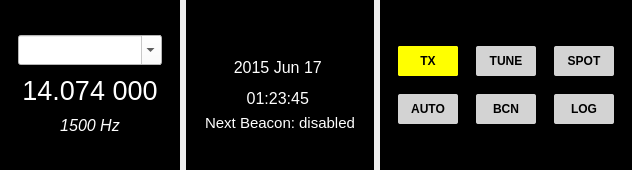
      <widget class="QWidget" name="logHorizontalWidget" native="true">
       <property name="sizePolicy">
        <sizepolicy hsizetype="Preferred" vsizetype="MinimumExpanding">
         <horstretch>0</horstretch>
         <verstretch>0</verstretch>
        </sizepolicy>
       </property>
       <property name="minimumSize">
        <size>
         <width>0</width>
         <height>125</height>
        </size>
       </property>
       <property name="maximumSize">
        <size>
         <width>16777215</width>
         <height>16777215</height>
        </size>
       </property>
       <layout class="QHBoxLayout" name="horizontalLayout_16">
        <property name="spacing">
         <number>0</number>
        </property>
        <property name="leftMargin">
         <number>0</number>
        </property>
        <property name="topMargin">
         <number>0</number>
        </property>
        <property name="rightMargin">
         <number>0</number>
        </property>
        <property name="bottomMargin">
         <number>0</number>
        </property>
        <item>
         <widget class="QFrame" name="logWidget">
          <property name="sizePolicy">
           <sizepolicy hsizetype="Expanding" vsizetype="Minimum">
            <horstretch>0</horstretch>
            <verstretch>0</verstretch>
           </sizepolicy>
          </property>
          <property name="minimumSize">
           <size>
            <width>0</width>
            <height>125</height>
           </size>
          </property>
          <property name="maximumSize">
           <size>
            <width>16777215</width>
            <height>16777215</height>
           </size>
          </property>
          <property name="frameShape">
           <enum>QFrame::NoFrame</enum>
          </property>
          <property name="frameShadow">
           <enum>QFrame::Plain</enum>
          </property>
          <layout class="QHBoxLayout" name="horizontalLayout_17">
           <property name="spacing">
            <number>6</number>
           </property>
           <property name="leftMargin">
            <number>0</number>
           </property>
           <property name="topMargin">
            <number>0</number>
           </property>
           <property name="rightMargin">
            <number>0</number>
           </property>
           <property name="bottomMargin">
            <number>0</number>
           </property>
           <item>
            <widget class="QFrame" name="frame">
             <property name="sizePolicy">
              <sizepolicy hsizetype="Minimum" vsizetype="MinimumExpanding">
               <horstretch>0</horstretch>
               <verstretch>0</verstretch>
              </sizepolicy>
             </property>
             <property name="autoFillBackground">
              <bool>false</bool>
             </property>
             <property name="styleSheet">
              <string notr="true">color:white; background-color:rgb(0,0,0);</string>
             </property>
             <property name="frameShape">
              <enum>QFrame::NoFrame</enum>
             </property>
             <property name="frameShadow">
              <enum>QFrame::Sunken</enum>
             </property>
             <layout class="QVBoxLayout" name="verticalLayout_12">
              <property name="spacing">
               <number>6</number>
              </property>
              <property name="leftMargin">
               <number>18</number>
              </property>
              <property name="topMargin">
               <number>6</number>
              </property>
              <property name="rightMargin">
               <number>18</number>
              </property>
              <property name="bottomMargin">
               <number>6</number>
              </property>
              <item>
               <spacer name="verticalSpacer_6">
                <property name="orientation">
                 <enum>Qt::Vertical</enum>
                </property>
                <property name="sizeHint" stdset="0">
                 <size>
                  <width>20</width>
                  <height>10</height>
                 </size>
                </property>
               </spacer>
              </item>
              <item>
               <widget class="QComboBox" name="bandComboBox">
                <property name="minimumSize">
                 <size>
                  <width>75</width>
                  <height>30</height>
                 </size>
                </property>
                <property name="visible">
                 <bool>true</bool>
                </property>
                <property name="toolTip">
                 <string>&lt;html&gt;&lt;head/&gt;&lt;body&gt;&lt;p&gt;Select operating band or enter frequency in MHz or enter kHz increment followed by k.&lt;/p&gt;&lt;/body&gt;&lt;/html&gt;</string>
                </property>
                <property name="styleSheet">
                 <string notr="true">background-color:white;
color:black;</string>
                </property>
                <property name="editable">
                 <bool>true</bool>
                </property>
                <property name="insertPolicy">
                 <enum>QComboBox::NoInsert</enum>
                </property>
                <property name="sizeAdjustPolicy">
                 <enum>QComboBox::AdjustToMinimumContentsLength</enum>
                </property>
               </widget>
              </item>
              <item>
               <widget class="QPushButton" name="labDialFreq">
                <property name="styleSheet">
                 <string notr="true">QPushButton {
 font-family: MS Shell Dlg 2;
 font-size: 20pt;
  color : white;
  background-color : black;
}
QPushButton[oob=&quot;true&quot;] {
 color : #EEEEEE;
 font-style: italic;
}
</string>
                </property>
                <property name="text">
                 <string>14.074 000</string>
                </property>
                <property name="flat">
                 <bool>true</bool>
                </property>
               </widget>
              </item>
              <item>
               <widget class="QLabel" name="labDialFreqOffset">
                <property name="sizePolicy">
                 <sizepolicy hsizetype="Minimum" vsizetype="Fixed">
                  <horstretch>0</horstretch>
                  <verstretch>0</verstretch>
                 </sizepolicy>
                </property>
                <property name="toolTip">
                 <string>Current frequency offset</string>
                </property>
                <property name="styleSheet">
                 <string notr="true">QLabel {
  font-family: MS Shell Dlg 2;
  font-size: 12pt;
  font-style: italic;
  color : white;
  background-color : black;
}
</string>
                </property>
                <property name="text">
                 <string>1500 Hz</string>
                </property>
                <property name="alignment">
                 <set>Qt::AlignCenter</set>
                </property>
                <property name="margin">
                 <number>0</number>
                </property>
               </widget>
              </item>
              <item>
               <spacer name="verticalSpacer_5">
                <property name="orientation">
                 <enum>Qt::Vertical</enum>
                </property>
                <property name="sizeHint" stdset="0">
                 <size>
                  <width>20</width>
                  <height>10</height>
                 </size>
                </property>
               </spacer>
              </item>
             </layout>
            </widget>
           </item>
           <item>
            <widget class="QFrame" name="frame_6">
             <property name="styleSheet">
              <string notr="true">background-color : black;
o</string>
             </property>
             <property name="frameShape">
              <enum>QFrame::StyledPanel</enum>
             </property>
             <property name="frameShadow">
              <enum>QFrame::Plain</enum>
             </property>
             <property name="lineWidth">
              <number>0</number>
             </property>
             <layout class="QVBoxLayout" name="verticalLayout_15">
              <property name="spacing">
               <number>6</number>
              </property>
              <property name="leftMargin">
               <number>18</number>
              </property>
              <property name="topMargin">
               <number>6</number>
              </property>
              <property name="rightMargin">
               <number>18</number>
              </property>
              <property name="bottomMargin">
               <number>6</number>
              </property>
              <item>
               <spacer name="verticalSpacer_4">
                <property name="orientation">
                 <enum>Qt::Vertical</enum>
                </property>
                <property name="sizeHint" stdset="0">
                 <size>
                  <width>20</width>
                  <height>20</height>
                 </size>
                </property>
               </spacer>
              </item>
              <item>
               <widget class="QLabel" name="labCallsign">
                <property name="styleSheet">
                 <string notr="true">QLabel { color:white; }
</string>
                </property>
                <property name="text">
                 <string/>
                </property>
                <property name="alignment">
                 <set>Qt::AlignCenter</set>
                </property>
               </widget>
              </item>
              <item>
               <widget class="QLabel" name="labUTC">
                <property name="sizePolicy">
                 <sizepolicy hsizetype="Expanding" vsizetype="MinimumExpanding">
                  <horstretch>0</horstretch>
                  <verstretch>0</verstretch>
                 </sizepolicy>
                </property>
                <property name="font">
                 <font>
                  <family>MS Shell Dlg 2</family>
                  <pointsize>14</pointsize>
                 </font>
                </property>
                <property name="styleSheet">
                 <string notr="true">QLabel {
font-family: MS Shell Dlg 2;
font-size: 14pt;
line-height:12pt;
color : white;
}</string>
                </property>
                <property name="frameShape">
                 <enum>QFrame::NoFrame</enum>
                </property>
                <property name="frameShadow">
                 <enum>QFrame::Plain</enum>
                </property>
                <property name="lineWidth">
                 <number>2</number>
                </property>
                <property name="midLineWidth">
                 <number>0</number>
                </property>
                <property name="text">
                 <string>&lt;html&gt;&lt;head/&gt;&lt;body&gt;&lt;p align=&quot;center&quot;&gt;&lt;span style=&quot; font-size:12pt;&quot;&gt;2015 Jun 17 &lt;/span&gt;&lt;/p&gt;&lt;p align=&quot;center&quot;&gt;&lt;span style=&quot; font-size:12pt;&quot;&gt;01:23:45 &lt;/span&gt;&lt;/p&gt;&lt;/body&gt;&lt;/html&gt;</string>
                </property>
                <property name="alignment">
                 <set>Qt::AlignCenter</set>
                </property>
                <property name="margin">
                 <number>5</number>
                </property>
               </widget>
              </item>
              <item>
               <widget class="QLabel" name="labBeacon">
                <property name="styleSheet">
                 <string notr="true">QLabel {
font-family: MS Shell Dlg 2;
font-size: 11pt;
color : white;
}</string>
                </property>
                <property name="text">
                 <string>Next Beacon: disabled</string>
                </property>
                <property name="textFormat">
                 <enum>Qt::RichText</enum>
                </property>
                <property name="alignment">
                 <set>Qt::AlignCenter</set>
                </property>
                <property name="margin">
                 <number>5</number>
                </property>
               </widget>
              </item>
              <item>
               <spacer name="verticalSpacer">
                <property name="orientation">
                 <enum>Qt::Vertical</enum>
                </property>
                <property name="sizeHint" stdset="0">
                 <size>
                  <width>20</width>
                  <height>20</height>
                 </size>
                </property>
               </spacer>
              </item>
             </layout>
            </widget>
           </item>
           <item>
            <widget class="QFrame" name="frame_2">
             <property name="sizePolicy">
              <sizepolicy hsizetype="Minimum" vsizetype="Minimum">
               <horstretch>0</horstretch>
               <verstretch>0</verstretch>
              </sizepolicy>
             </property>
             <property name="styleSheet">
              <string notr="true">color:white; background-color:rgb(0,0,0);</string>
             </property>
             <property name="frameShape">
              <enum>QFrame::NoFrame</enum>
             </property>
             <property name="frameShadow">
              <enum>QFrame::Plain</enum>
             </property>
             <layout class="QGridLayout" name="gridLayout_8">
              <property name="leftMargin">
               <number>18</number>
              </property>
              <property name="topMargin">
               <number>6</number>
              </property>
              <property name="rightMargin">
               <number>18</number>
              </property>
              <property name="bottomMargin">
               <number>6</number>
              </property>
              <property name="spacing">
               <number>18</number>
              </property>
              <item row="3" column="1">
               <spacer name="verticalSpacer_8">
                <property name="orientation">
                 <enum>Qt::Vertical</enum>
                </property>
                <property name="sizeHint" stdset="0">
                 <size>
                  <width>20</width>
                  <height>40</height>
                 </size>
                </property>
               </spacer>
              </item>
              <item row="1" column="0">
               <widget class="QWidget" name="monitorContainer" native="true">
                <property name="minimumSize">
                 <size>
                  <width>60</width>
                  <height>30</height>
                 </size>
                </property>
                <property name="maximumSize">
                 <size>
                  <width>60</width>
                  <height>30</height>
                 </size>
                </property>
                <widget class="QPushButton" name="monitorButton">
                 <property name="enabled">
                  <bool>true</bool>
                 </property>
                 <property name="geometry">
                  <rect>
                   <x>0</x>
                   <y>0</y>
                   <width>60</width>
                   <height>30</height>
                  </rect>
                 </property>
                 <property name="sizePolicy">
                  <sizepolicy hsizetype="Fixed" vsizetype="Fixed">
                   <horstretch>0</horstretch>
                   <verstretch>0</verstretch>
                  </sizepolicy>
                 </property>
                 <property name="minimumSize">
                  <size>
                   <width>60</width>
                   <height>30</height>
                  </size>
                 </property>
                 <property name="maximumSize">
                  <size>
                   <width>60</width>
                   <height>30</height>
                  </size>
                 </property>
                 <property name="toolTip">
                  <string>&lt;html&gt;&lt;head/&gt;&lt;body&gt;&lt;p&gt;Enable or disable the receiver&lt;/p&gt;&lt;/body&gt;&lt;/html&gt;</string>
                 </property>
                 <property name="styleSheet">
                  <string notr="true">QPushButton {
font-family: helvetica;
font-weight: bold;
background-color: lightgray;
color: black;
border-style: solid;
border-radius:2px;
border-width:0px;
border-color: gray;
font-size:90%;
min-width:60px;
min-height:30px;
max-width:60px;
max-height:30px;
}
QPushButton[state=&quot;error&quot;] {
background-color: red;
}
QPushButton[state=&quot;warning&quot;] {
background-color: yellow;
}
QPushButton[state=&quot;ok&quot;] {
background-color: #00ff00;
}
QPushButton:checked {
background-color: #00ff00;
}</string>
                 </property>
                 <property name="text">
                  <string>RX</string>
                 </property>
                 <property name="checkable">
                  <bool>true</bool>
                 </property>
                </widget>
                <widget class="QPushButton" name="monitorTxButton">
                 <property name="enabled">
                  <bool>true</bool>
                 </property>
                 <property name="geometry">
                  <rect>
                   <x>0</x>
                   <y>0</y>
                   <width>60</width>
                   <height>30</height>
                  </rect>
                 </property>
                 <property name="sizePolicy">
                  <sizepolicy hsizetype="Fixed" vsizetype="Fixed">
                   <horstretch>0</horstretch>
                   <verstretch>0</verstretch>
                  </sizepolicy>
                 </property>
                 <property name="minimumSize">
                  <size>
                   <width>60</width>
                   <height>30</height>
                  </size>
                 </property>
                 <property name="maximumSize">
                  <size>
                   <width>60</width>
                   <height>30</height>
                  </size>
                 </property>
                 <property name="visible">
                  <bool>false</bool>
                 </property>
                 <property name="styleSheet">
                  <string notr="true">QPushButton {
font-family: helvetica;
font-weight: bold;
color: black;
border-style: solid;
border-radius:2px;
border-width:0px;
border-color: gray;
font-size:90%;
min-width:60px;
min-height:30px;
max-width:60px;
max-height:30px;
background-color: yellow;
}
</string>
                 </property>
                 <property name="text">
                  <string>TX</string>
                 </property>
                 <property name="checkable">
                  <bool>false</bool>
                 </property>
                </widget>
               </widget>
              </item>
              <item row="0" column="1">
               <spacer name="verticalSpacer_7">
                <property name="orientation">
                 <enum>Qt::Vertical</enum>
                </property>
                <property name="sizeHint" stdset="0">
                 <size>
                  <width>20</width>
                  <height>40</height>
                 </size>
                </property>
               </spacer>
              </item>
              <item row="1" column="1">
               <widget class="QPushButton" name="tuneButton">
                <property name="enabled">
                 <bool>true</bool>
                </property>
                <property name="sizePolicy">
                 <sizepolicy hsizetype="Fixed" vsizetype="Fixed">
                  <horstretch>0</horstretch>
                  <verstretch>0</verstretch>
                 </sizepolicy>
                </property>
                <property name="minimumSize">
                 <size>
                  <width>60</width>
                  <height>30</height>
                 </size>
                </property>
                <property name="maximumSize">
                 <size>
                  <width>60</width>
                  <height>30</height>
                 </size>
                </property>
                <property name="toolTip">
                 <string>&lt;html&gt;&lt;head/&gt;&lt;body&gt;&lt;p&gt;Transmit a tuning tone&lt;/p&gt;&lt;/body&gt;&lt;/html&gt;</string>
                </property>
                <property name="styleSheet">
                 <string notr="true">QPushButton {
font-family: helvetica;
font-weight: bold;
background-color: lightgray;
color: black;
border-style: solid;
border-radius:2px;
border-width:0px;
border-color: gray;
font-size:90%;
min-width:60px;
min-height:30px;
max-width:60px;
max-height:30px;

}
QPushButton[state=&quot;error&quot;] {
background-color: red;
}
QPushButton[state=&quot;warning&quot;] {
background-color: orange;
}
QPushButton[state=&quot;ok&quot;] {
background-color: #00ff00;
}
QPushButton:checked {
background-color: yellow;
}</string>
                </property>
                <property name="text">
                 <string>TUNE</string>
                </property>
                <property name="checkable">
                 <bool>true</bool>
                </property>
               </widget>
              </item>
              <item row="2" column="0">
               <widget class="QPushButton" name="autoReplyButton">
                <property name="enabled">
                 <bool>true</bool>
                </property>
                <property name="sizePolicy">
                 <sizepolicy hsizetype="Fixed" vsizetype="Fixed">
                  <horstretch>0</horstretch>
                  <verstretch>0</verstretch>
                 </sizepolicy>
                </property>
                <property name="minimumSize">
                 <size>
                  <width>60</width>
                  <height>30</height>
                 </size>
                </property>
                <property name="maximumSize">
                 <size>
                  <width>60</width>
                  <height>30</height>
                 </size>
                </property>
                <property name="toolTip">
                 <string>&lt;html&gt;&lt;head/&gt;&lt;body&gt;&lt;p&gt;Enable or disable automatic station replies to directed queries&lt;/p&gt;&lt;/body&gt;&lt;/html&gt;</string>
                </property>
                <property name="styleSheet">
                 <string notr="true">QPushButton {
font-family: helvetica;
font-weight: bold;
background-color: lightgray;
color: black;
border-style: solid;
border-radius:2px;
border-width:0px;
border-color: gray;
font-size:90%;
min-width:60px;
min-height:30px;
max-width:60px;
max-height:30px;
}
QPushButton[state=&quot;error&quot;] {
background-color: red;
}
QPushButton[state=&quot;warning&quot;] {
background-color: orange;
}
QPushButton[state=&quot;ok&quot;] {
background-color: #00ff00;
}
QPushButton:checked {
background-color: #6699ff;
}</string>
                </property>
                <property name="text">
                 <string>AUTO</string>
                </property>
                <property name="checkable">
                 <bool>true</bool>
                </property>
               </widget>
              </item>
              <item row="1" column="2">
               <widget class="QPushButton" name="spotButton">
                <property name="enabled">
                 <bool>true</bool>
                </property>
                <property name="sizePolicy">
                 <sizepolicy hsizetype="Fixed" vsizetype="Fixed">
                  <horstretch>0</horstretch>
                  <verstretch>0</verstretch>
                 </sizepolicy>
                </property>
                <property name="minimumSize">
                 <size>
                  <width>60</width>
                  <height>30</height>
                 </size>
                </property>
                <property name="maximumSize">
                 <size>
                  <width>60</width>
                  <height>30</height>
                 </size>
                </property>
                <property name="toolTip">
                 <string>&lt;html&gt;&lt;head/&gt;&lt;body&gt;&lt;p&gt;Enable or disable spotting of callsigns heard to PSKReporter&lt;/p&gt;&lt;/body&gt;&lt;/html&gt;</string>
                </property>
                <property name="styleSheet">
                 <string notr="true">QPushButton {
font-family: helvetica;
font-weight: bold;
background-color: lightgray;
color: black;
border-style: solid;
border-radius:2px;
border-width:0px;
border-color: gray;
font-size:90%;
min-width:60px;
min-height:30px;
max-width:60px;
max-height:30px;
}
QPushButton[state=&quot;error&quot;] {
background-color: red;
}
QPushButton[state=&quot;warning&quot;] {
background-color: orange;
}
QPushButton[state=&quot;ok&quot;] {
background-color: #00ff00;
}
QPushButton:checked {
background-color: #00ff00;
}</string>
                </property>
                <property name="text">
                 <string>SPOT</string>
                </property>
                <property name="checkable">
                 <bool>true</bool>
                </property>
               </widget>
              </item>
              <item row="2" column="1">
               <widget class="QPushButton" name="beaconButton">
                <property name="enabled">
                 <bool>true</bool>
                </property>
                <property name="sizePolicy">
                 <sizepolicy hsizetype="Fixed" vsizetype="Fixed">
                  <horstretch>0</horstretch>
                  <verstretch>0</verstretch>
                 </sizepolicy>
                </property>
                <property name="minimumSize">
                 <size>
                  <width>60</width>
                  <height>30</height>
                 </size>
                </property>
                <property name="maximumSize">
                 <size>
                  <width>60</width>
                  <height>30</height>
                 </size>
                </property>
                <property name="toolTip">
                 <string>&lt;html&gt;&lt;head/&gt;&lt;body&gt;&lt;p&gt;Enable or disable the automatic beacon&lt;/p&gt;&lt;/body&gt;&lt;/html&gt;</string>
                </property>
                <property name="styleSheet">
                 <string notr="true">QPushButton {
font-family: helvetica;
font-weight: bold;
background-color: lightgray;
color: black;
border-style: solid;
border-radius:2px;
border-width:0px;
border-color: gray;
font-size:90%;
min-width:60px;
min-height:30px;
max-width:60px;
max-height:30px;
}
QPushButton[state=&quot;error&quot;] {
background-color: red;
}
QPushButton[state=&quot;warning&quot;] {
background-color: orange;
}
QPushButton[state=&quot;ok&quot;] {
background-color: #00ff00;
}
QPushButton:checked {
background-color: #6699ff;
}</string>
                </property>
                <property name="text">
                 <string>BCN</string>
                </property>
                <property name="checkable">
                 <bool>true</bool>
                </property>
               </widget>
              </item>
              <item row="2" column="2">
               <widget class="QPushButton" name="logQSOButton">
                <property name="enabled">
                 <bool>true</bool>
                </property>
                <property name="sizePolicy">
                 <sizepolicy hsizetype="Fixed" vsizetype="Fixed">
                  <horstretch>0</horstretch>
                  <verstretch>0</verstretch>
                 </sizepolicy>
                </property>
                <property name="minimumSize">
                 <size>
                  <width>60</width>
                  <height>30</height>
                 </size>
                </property>
                <property name="maximumSize">
                 <size>
                  <width>60</width>
                  <height>30</height>
                 </size>
                </property>
                <property name="toolTip">
                 <string>&lt;html&gt;&lt;head/&gt;&lt;body&gt;&lt;p&gt;Insert a new entry into the log&lt;/p&gt;&lt;/body&gt;&lt;/html&gt;</string>
                </property>
                <property name="styleSheet">
                 <string notr="true">QPushButton {
font-family: helvetica;
font-weight: bold;
background-color: lightgray;
color: black;
border-style: solid;
border-radius:2px;
border-width:0px;
border-color: gray;
font-size:90%;
min-width:60px;
min-height:30px;
max-width:60px;
max-height:30px;
}
QPushButton[state=&quot;error&quot;] {
background-color: red;
}
QPushButton[state=&quot;warning&quot;] {
background-color: orange;
}
QPushButton[state=&quot;ok&quot;] {
background-color: #00ff00;
}</string>
                </property>
                <property name="text">
                 <string>LOG</string>
                </property>
               </widget>
              </item>
             </layout>
            </widget>
           </item>
          </layout>
         </widget>
        </item>
       </layout>
      </widget>
